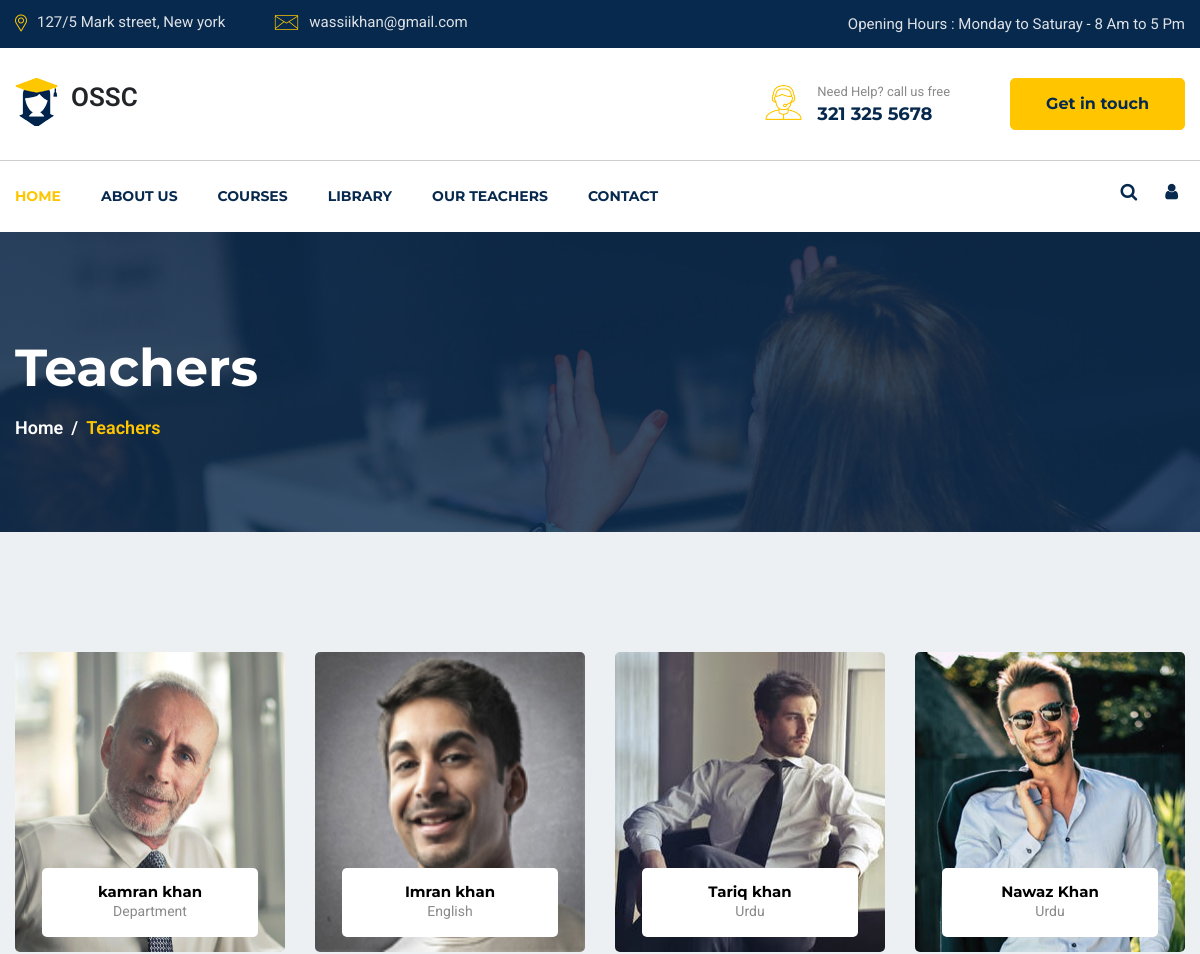
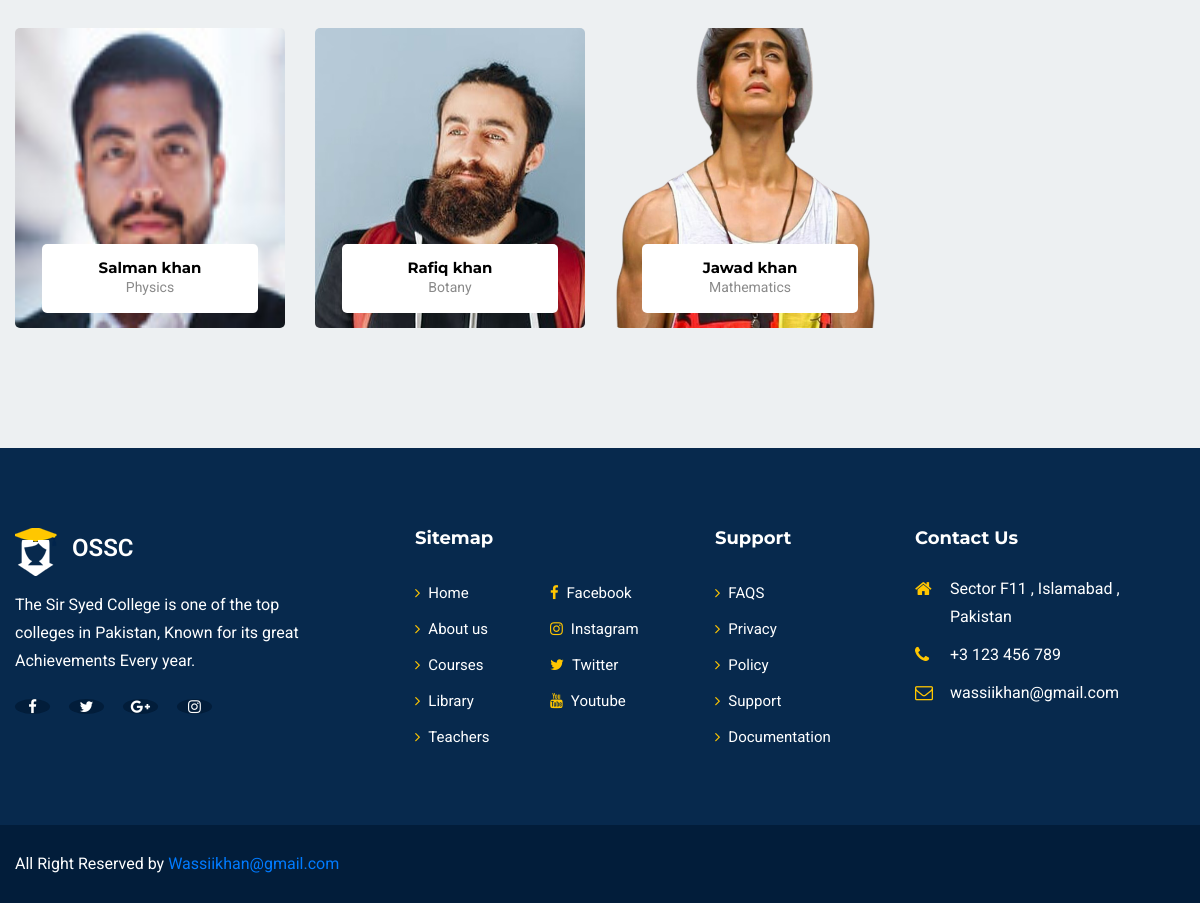
Screenshot of /teachers_user.php with the database file from the repository (2 pictures, top to bottom).
### tables this page shows
CREATE TABLE `professors` (
  `id` int(11) NOT NULL,
  `firstname` varchar(10) NOT NULL,
  `lastname` varchar(10) NOT NULL,
  `email` varchar(50) NOT NULL,
  `joining_data` date NOT NULL,
  `password` varchar(255) NOT NULL,
  `mobile_number` varchar(11) NOT NULL,
  `gender` set('Gender','Male','Female') NOT NULL,
  `department` set('Department','Computer Science','Political Science','Statistics','English','Urdu','Mathematics','Economics','Zoology','Botany','Physics','Chemistry') NOT NULL,
  `date_of_birth` date NOT NULL,
  `education` varchar(10) NOT NULL,
  `image` varchar(255) NOT NULL,
  `date` date NOT NULL DEFAULT current_timestamp()
);

### teachers_user.php (the view, shortened to what this page needs)
<!doctype php>
<php lang="en">
    <head>
        <link rel="stylesheet" href="Styles/slick.css">
        <link rel="stylesheet" href="Styles/animate.css">
        <link rel="stylesheet" href="Styles/nice-select.css">
        <link rel="stylesheet" href="Styles/jquery.nice-number.min.css">
        <link rel="stylesheet" href="Styles/magnific-popup.css">
        <link rel="stylesheet" href="Styles/bootstrap.min.css">
        <link rel="stylesheet" href="Styles/font-awesome.min.css">
        <link rel="stylesheet" href="Styles/default.css">
        <link rel="stylesheet" href="Styles/style.css">
        <link rel="stylesheet" href="Styles/responsive.css">
    </head>
    <body>
        <?php include("Common/navbar_user.php") ?>
        <section id="page-banner" class="pt-105 pb-110 bg_cover" data-overlay="8" style="height:300px ;background-image: url(Pictures/page-banner-3.jpg)">
            <div class="container">
                <div class="row">
                    <div class="col-lg-12">
                        <div class="page-banner-cont">
                            <h2>Teachers</h2>
                            <nav aria-label="breadcrumb">
                                <ol class="breadcrumb">
                                    <li class="breadcrumb-item"><a href="#">Home</a></li>
                                    <li id="activeID" class="breadcrumb-item active" aria-current="page">Teachers</li>
                                </ol>
                            </nav>
                        </div>
                    </div>
                </div>
            </div>
        </section>
        <section id="teachers-page" class="pt-90 pb-120 gray-bg">
            <div class="container">
                <div class="row">
                    <?php
                    require_once "./php/connection.php";
                    $retrieve_query = "SELECT * FROM `professors`";
                    $retrieve_query_result = mysqli_query($con, $retrieve_query);
                    $row = mysqli_num_rows($retrieve_query_result);
                    if ($row > 0) {
                        while ($fetched_record = mysqli_fetch_assoc($retrieve_query_result)) {
                    ?>
                            <div class="col-lg-3 col-sm-6">
                                <div class="singel-teachers mt-30 text-center">
                                    <div class="image">
                                        <img width="400" height="300" src="uploads/<?php echo $fetched_record['image'] ?>" alt="Teachers">
                                    </div>
                                    <div class="cont">
                                        <a href="#">
                                            <h6><?php echo $fetched_record['firstname'] . ' ' . $fetched_record['lastname'] ?></h6>
                                        </a>
                                        <span><?php echo $fetched_record['department'] ?></span>
                                    </div>
                                </div>
                            </div>
                    <?php
                        }
                    }
                    ?>
                </div>
            </div>
        </section>
        <?php include("common/footer_user.php") ?>
    </body>
</php>

### Styles/default.css (style rules this page uses)
.mt-30 { margin-top: 30px; }
.pt-90 { padding-top: 90px; }
.pt-105 { padding-top: 105px; }
.pb-110 { padding-bottom: 110px; }
.pb-120 { padding-bottom: 120px; }
.gray-bg { background: #edf0f2; }
[data-overlay] { position: relative; }
[data-overlay]::before { background: #07294d none repeat scroll 0 0; content: ""; height: 100%; left: 0; position: absolute; top: 0; width: 100%; z-index: 1; }
[data-overlay="8"]::before { opacity: 0.8; }

### Styles/style.css (style rules this page uses)
body { font-family: 'Roboto', sans-serif; font-weight: 400; font-style: normal; -webkit-font-smoothing: antialiased; -moz-osx-font-smoothing: grayscale; }
img { max-width: 100%; }
i, span, a { display: inline-block; }
h1, h2, h3, h4, h5, h6 { font-family: 'Montserrat', sans-serif; font-weight: 700; color: #1d2025; margin: 0px; }
h2 { font-size: 36px; }
h6 { font-size: 16px; }
ul, ol { margin: 0px; padding: 0px; list-style-type: none; }
.bg_cover { background-position: center center; background-size: cover; background-repeat: no-repeat; width: 100%; height: 100%; }
.singel-teachers { position: relative; }
.singel-teachers .image { border-radius: 5px; overflow: hidden; }
.singel-teachers .image img { -webkit-transition: all 0.4s linear; transition: all 0.4s linear; width: 100%; }
.singel-teachers .cont { position: absolute; bottom: 15px; left: 0; right: 0; width: 80%; background-color: #fff; border-radius: 5px; margin: 0 auto; padding: 15px; }
.singel-teachers .cont a { display: block; }
.singel-teachers .cont a h6 { color: #000; font-size: 15px; -webkit-transition: all 0.4s linear; transition: all 0.4s linear; }
.singel-teachers .cont span { font-size: 14px; color: #8a8a8a; }
.page-banner-cont { position: relative; z-index: 5; }
.page-banner-cont h2 { font-size: 52px; color: #fff; padding-bottom: 15px; }
.page-banner-cont .breadcrumb { margin: 0; background: none; padding: 0; }
.page-banner-cont .breadcrumb .breadcrumb-item { color: #ffc600; font-size: 18px; font-weight: 600; margin-bottom: 2px; }
.page-banner-cont .breadcrumb .breadcrumb-item a { color: #fff; }
.page-banner-cont .breadcrumb-item+.breadcrumb-item::before { color: #fff; content: "/"; font-size: 18px; }

### rows the page displays
professors: image (picture), firstname "kamran", lastname "khan", department "Department"
professors: image (picture), firstname "Imran", lastname "khan", department "English"
professors: image (picture), firstname "Tariq", lastname "khan", department "Urdu"
professors: image (picture), firstname "Nawaz", lastname "Khan", department "Urdu"
professors: image (picture), firstname "Salman", lastname "khan", department "Physics"
professors: image (picture), firstname "Rafiq", lastname "khan", department "Botany"
professors: image (picture), firstname "Jawad", lastname "khan", department "Mathematics"
